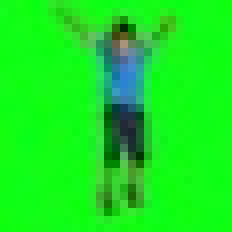
#> input picture Images/kid-green.jpg, 29 x 29 px, shrunk from 450 x 450 before the run (shown 8 times larger); its folder holds 5 pictures in this run
$ python image_problem.py
#> lines starting #> are read from the running program, lines starting #| are printed output that depends on the picture; after the words box and inside, x2 and y2 are one past the last pixel; in counts of white or black regions, pixels touching at a corner belong together
### colour_helper.py
# Colour Helper
# Author: Ubial
# 13 December 2023

# Do you need help with colours?
# This is for you!

BLACK_PIXEL = (0, 0, 0)
DARK_GRAY_PIXEL = (127, 127, 127)
LIGHT_GRAY_PIXEL = (128, 128, 128)
WHITE_PIXEL = (255, 255, 255)


def pixel_to_string(pixel: tuple) -> str:
    """Take a rgb 3-tuple and "interpret it"
    as a colour and return that colour's name

    Params:
        pixel - 3-tuple of (red, green, blue)

    Return:
        String representing the colour
    """
    r, g, b = pixel

    if g > 220 and r < 120 and b < 120:
        return "green"
    if g < 25 and b < 25 and r > 150:
        return "red"
    if g >= 80 and b < 50 and r < 50:
        return "jelly bean green"


print(pixel_to_string((160, 0, 4)))  # red
print(pixel_to_string(WHITE_PIXEL))


def is_light(pixel: tuple) -> bool:
    """Returns true if given pixel is "light"

    Params:
        pixel - 3-tuple of values red, green, blue

    Returns:
        True if pixel is light false if not
    """
    return pixel >= (128, 128, 128)


def pixel_to_grayscale(pixel: tuple) -> tuple:
    """Returns a grayscale version of the given pixel"""
    gray = int(pixel[0] * 0.3 + pixel[1] * 0.59 + pixel[2] * 0.11)

    return (gray, gray, gray)

### image_problem.py
# Solutions to Questions about Images
# Author: Ubial
# 20 December 2023

from PIL import Image

import colour_helper


# Question 2: Binarizing an image
def binarize(filename: str) -> None:
    """Binarize a given image that's in the Image folder"""
#> called with filename = 'kid-green.jpg'

    with Image.open(f"./Images/{filename}") as im:
        # Visit every pixel
#> im is the input picture: PIL image 29x29 RGB; mean R, G, B 23.9, 231.7, 32.6
        for y in range(im.height):
            for x in range(im.width):
                pixel = im.getpixel((x, y))

                if colour_helper.is_light(pixel):
                    # replace with white pixel
                    im.putpixel((x, y), colour_helper.WHITE_PIXEL)
                else:
                    # replace with a black pixel
                    im.putpixel((x, y), colour_helper.BLACK_PIXEL)
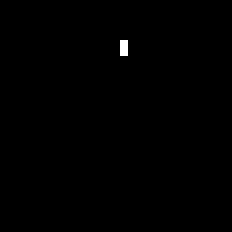
#> im: PIL image 29x29 RGB (shown 8 times larger); 0.24% white in thin lines or dots, all inside (x1, y1, x2, y2) = (15, 5, 16, 7)

        # Save the image
        im.save("./Images/binarized.jpg")


def image_to_grayscale(filename: str) -> None:
    """Convert an image to grayscale"""
#> called with filename = 'best_pizza.jpg'

    with Image.open(f"./Images/{filename}") as im:
        # Visit every pixel
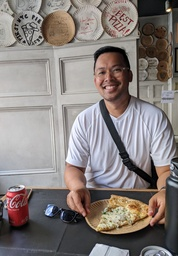
#> input picture Images/best_pizza.jpg, 178 x 256 px, shrunk from 2786 x 4017 before the run
#> im is the input picture: PIL image 178x256 RGB; mean R, G, B 134, 126.4, 124.1
        for y in range(im.height):
            for x in range(im.width):
                pixel = im.getpixel((x, y))

                # Put pixel that is a grayscale version
                im.putpixel((x, y), colour_helper.pixel_to_grayscale(pixel))
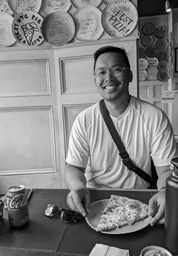
#> im: PIL image 178x256 RGB; min 0, max 255, mean 128

        im.save("./Images/grayscale.jpg")


binarize("kid-green.jpg")
image_to_grayscale("best_pizza.jpg")
